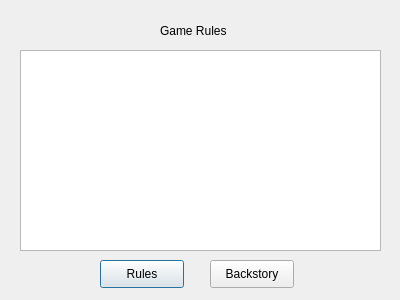
<?xml version="1.0" encoding="UTF-8"?>
<ui version="4.0">
 <class>rulesWindow</class>
 <widget class="QDialog" name="rulesWindow">
  <property name="geometry">
   <rect>
    <x>0</x>
    <y>0</y>
    <width>400</width>
    <height>300</height>
   </rect>
  </property>
  <property name="windowTitle">
   <string>Dialog</string>
  </property>
  <widget class="QTextBrowser" name="textBrowser">
   <property name="geometry">
    <rect>
     <x>20</x>
     <y>50</y>
     <width>361</width>
     <height>201</height>
    </rect>
   </property>
  </widget>
  <widget class="QPushButton" name="RulesButton">
   <property name="geometry">
    <rect>
     <x>100</x>
     <y>260</y>
     <width>84</width>
     <height>28</height>
    </rect>
   </property>
   <property name="text">
    <string>Rules</string>
   </property>
  </widget>
  <widget class="QPushButton" name="StoryButton">
   <property name="geometry">
    <rect>
     <x>210</x>
     <y>260</y>
     <width>84</width>
     <height>28</height>
    </rect>
   </property>
   <property name="text">
    <string>Backstory</string>
   </property>
  </widget>
  <widget class="QLabel" name="label">
   <property name="geometry">
    <rect>
     <x>160</x>
     <y>10</y>
     <width>81</width>
     <height>41</height>
    </rect>
   </property>
   <property name="text">
    <string>Game Rules</string>
   </property>
  </widget>
 </widget>
 <resources/>
 <connections/>
</ui>
